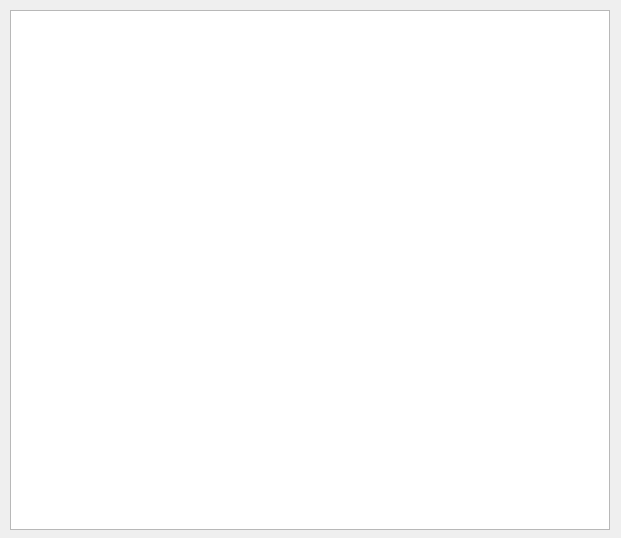
<?xml version="1.0" encoding="UTF-8"?>
<ui version="4.0">
 <class>Scaling_Graphics</class>
 <widget class="QWidget" name="Scaling_Graphics">
  <property name="geometry">
   <rect>
    <x>0</x>
    <y>0</y>
    <width>621</width>
    <height>538</height>
   </rect>
  </property>
  <property name="windowTitle">
   <string>Scaling_Graphics</string>
  </property>
  <widget class="QGraphicsView" name="graphicsView">
   <property name="geometry">
    <rect>
     <x>10</x>
     <y>10</y>
     <width>600</width>
     <height>520</height>
    </rect>
   </property>
  </widget>
 </widget>
 <layoutdefault spacing="6" margin="11"/>
 <resources/>
 <connections/>
</ui>
